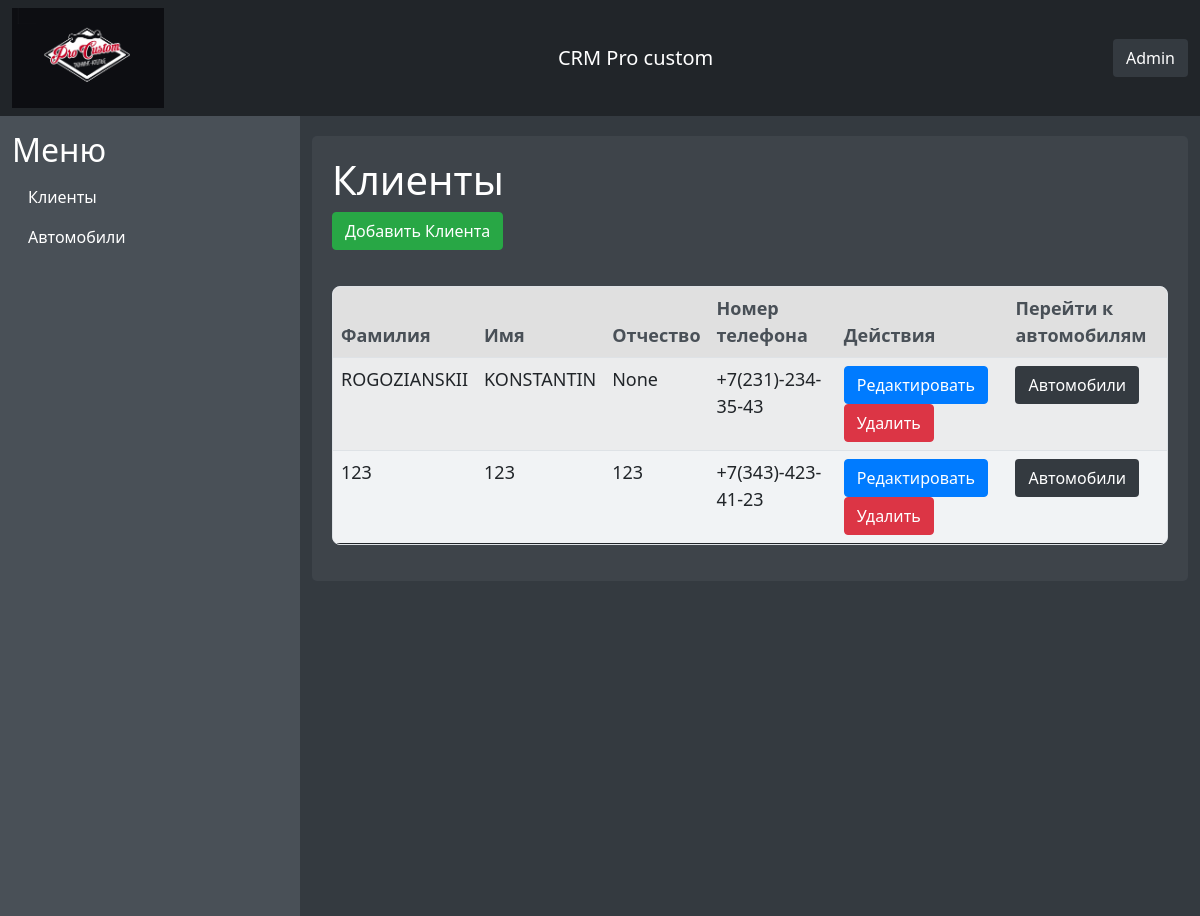
Before: /clients/ with the older database file.
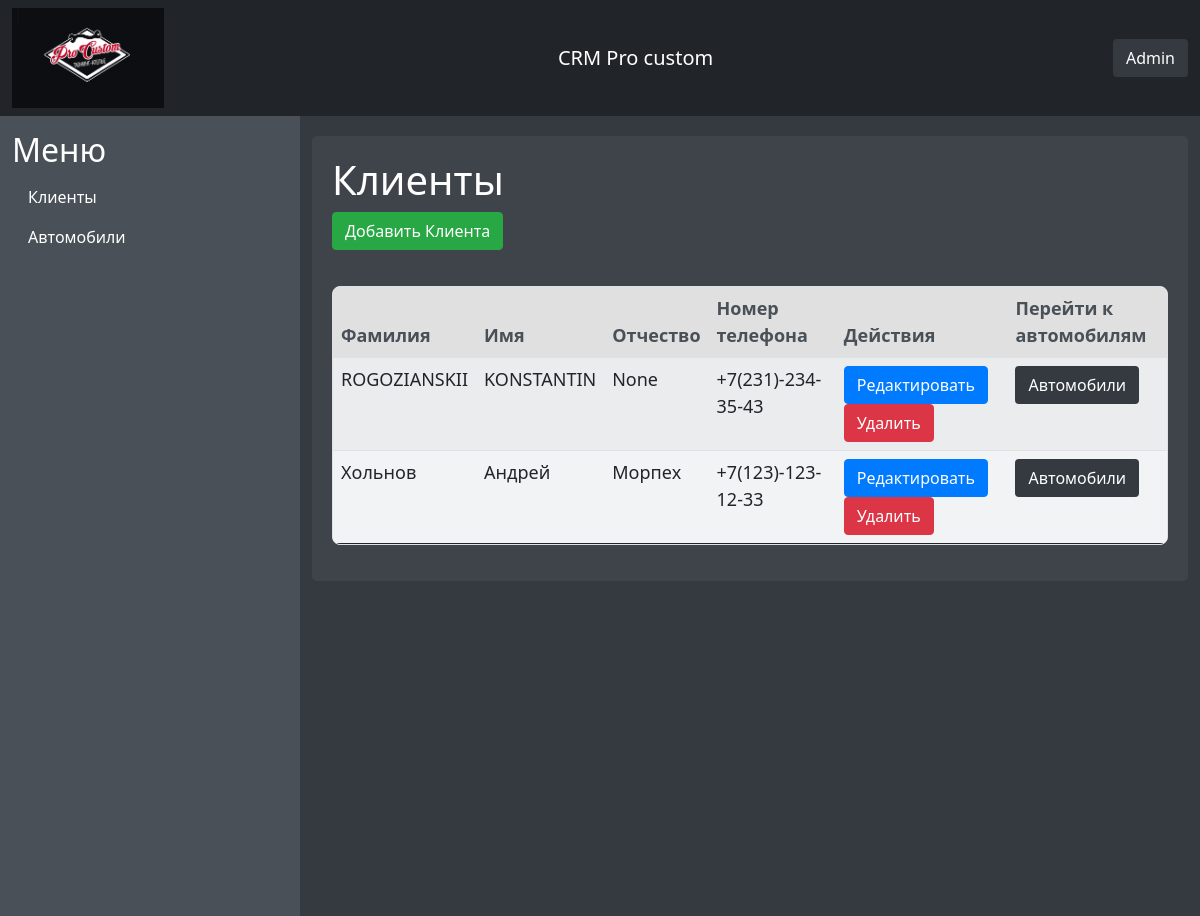
After: the same page with the newer database file.
### clients/models.py (models this page shows, shortened)
class Client(models.Model):
    first_name = models.CharField(max_length=100)
    last_name = models.CharField(max_length=100)
    middle_name = models.CharField(max_length=100, blank=True, null=True)
    phone_number = models.CharField(max_length=17)

### clients/views.py (the view)
# urls.py: path('', views.client_list, name='client_list'),
def client_list(request):
    clients = Client.objects.all()
    paginator = Paginator(clients, 2)  # Показывать 10 клиентов на странице
    page_number = request.GET.get('page')
    page_obj = paginator.get_page(page_number)
    return render(request, 'clients/client_list.html', {'page_obj': page_obj})

### templates/clients/client_list.html (shortened to what this page needs)
{% extends 'main/base.html' %}
{% load django_bootstrap5 %}
{% block content %}
<h1>Клиенты</h1>
<a href="{% url 'client_create' %}" class="btn btn-success mb-3">Добавить Клиента</a>
<table class="table table-striped">
    <thead>
        <tr>
            <th>Фамилия</th>
            <th>Имя</th>
            <th>Отчество</th>
            <th>Номер телефона</th>
            <th>Действия</th>
            <th>Перейти к автомобилям</th>
        </tr>
    </thead>
    <tbody>
        {% for client in page_obj %}
        <tr>
            <td>{{ client.last_name }}</td>
            <td>{{ client.first_name }}</td>
            <td>{{ client.middle_name }}</td>
            <td>{{ client.phone_number }}</td>
            <td>
                <a href="{% url 'client_edit' client.pk %}" class="btn btn-primary btn-sm">Редактировать</a>
                <a href="{% url 'client_delete' client.pk %}" class="btn btn-danger btn-sm">Удалить</a>
            </td>
            <td>
                <a href="{% url 'client_cars' client.pk %}" class="btn btn-info btn-sm">Автомобили</a>
            </td>
        </tr>
        {% endfor %}
    </tbody>
</table>
{% endblock %}

Changed rows visible on the page:
removed Client: last_name "123", first_name "123", middle_name "123", phone_number "+7(343)-423-41-23"
added Client: last_name "Хольнов", first_name "Андрей", middle_name "Морпех", phone_number "+7(123)-123-12-33"
